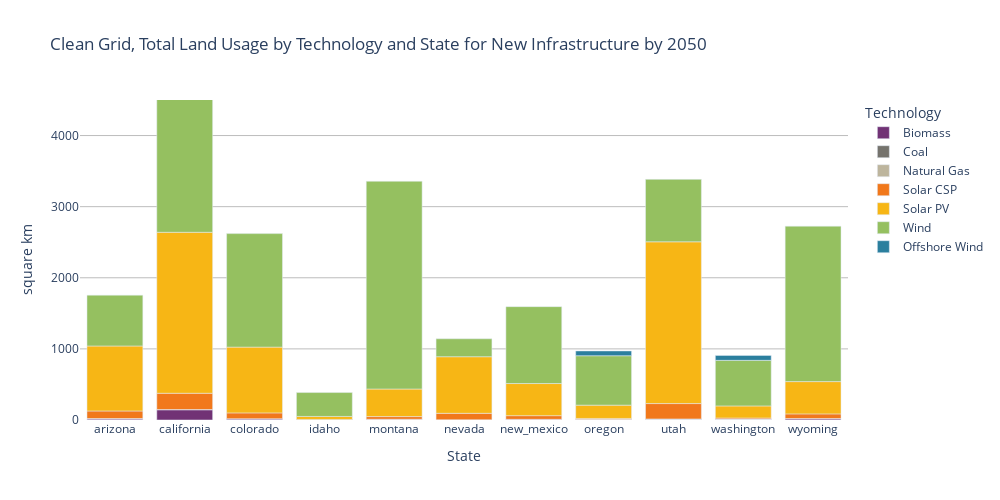

The cell this chart's notebook holds for it:
### Markdown cell above
#### Clean Grid

### Code cell
plot_state_bar_land(df=df, scenario='net_zero_ira_ccs_climate', year=year,
         output_file_name = f'clean_grid_{year}_state_tech_land_usage.png',
         title = f'Clean Grid, Total Land Usage by Technology and State for New Infrastructure by {year}')

### Figure 1 — Plotly figure (JSON) as saved in the notebook; plotly's stock layout.template omitted (floating-point values rounded to 4 significant figures)
{"data": [{"alignmentgroup": "True", "hovertemplate": "Technology=Biomass<br>State=%{x}<br>xcoord=%{y}<extra></extra>", "legendgroup": "Biomass", "marker": {"color": "#713275", "pattern": {"shape": ""}}, "name": "Biomass", "offsetgroup": "Biomass", "orientation": "v", "showlegend": true, "textposition": "auto", "type": "bar", "x": ["arizona", "california", "colorado", "idaho", "montana", "nevada", "new_mexico", "oregon", "utah", "washington", "wyoming"], "xaxis": "x", "y": [15, 144, 16, 6, 9, 2, 9, 8, 9, 11, 18], "yaxis": "y"}, {"alignmentgroup": "True", "hovertemplate": "Technology=Coal<br>State=%{x}<br>xcoord=%{y}<extra></extra>", "legendgroup": "Coal", "marker": {"color": "#75736d", "pattern": {"shape": ""}}, "name": "Coal", "offsetgroup": "Coal", "orientation": "v", "showlegend": true, "textposition": "auto", "type": "bar", "x": ["arizona", "colorado", "montana", "nevada", "utah", "washington", "wyoming"], "xaxis": "x", "y": [2, 1, 1, 1, 3, 1, 1], "yaxis": "y"}, {"alignmentgroup": "True", "hovertemplate": "Technology=Natural Gas<br>State=%{x}<br>xcoord=%{y}<extra></extra>", "legendgroup": "Natural Gas", "marker": {"color": "#bdb59d", "pattern": {"shape": ""}}, "name": "Natural Gas", "offsetgroup": "Natural Gas", "orientation": "v", "showlegend": true, "textposition": "auto", "type": "bar", "x": ["arizona", "california", "colorado", "montana", "nevada", "new_mexico", "oregon", "utah", "washington", "wyoming"], "xaxis": "x", "y": [4, 3, 1, 1, 1, 1, 1, 3, 1, 1], "yaxis": "y"}, {"alignmentgroup": "True", "hovertemplate": "Technology=Solar CSP<br>State=%{x}<br>xcoord=%{y}<extra></extra>", "legendgroup": "Solar CSP", "marker": {"color": "#f1781b", "pattern": {"shape": ""}}, "name": "Solar CSP", "offsetgroup": "Solar CSP", "orientation": "v", "showlegend": true, "textposition": "auto", "type": "bar", "x": ["arizona", "california", "colorado", "idaho", "montana", "nevada", "new_mexico", "oregon", "utah", "washington", "wyoming"], "xaxis": "x", "y": [106, 229, 82, 2, 37, 90, 51, 13, 216, 15, 66], "yaxis": "y"}, {"alignmentgroup": "True", "hovertemplate": "Technology=Solar PV<br>State=%{x}<br>xcoord=%{y}<extra></extra>", "legendgroup": "Solar PV", "marker": {"color": "#F7B615", "pattern": {"shape": ""}}, "name": "Solar PV", "offsetgroup": "Solar PV", "orientation": "v", "showlegend": true, "textposition": "auto", "type": "bar", "x": ["arizona", "california", "colorado", "idaho", "montana", "nevada", "new_mexico", "oregon", "utah", "washington", "wyoming"], "xaxis": "x", "y": [914, 2264, 925, 42, 388, 796, 452, 187, 2275, 170, 454], "yaxis": "y"}, {"alignmentgroup": "True", "hovertemplate": "Technology=Wind<br>State=%{x}<br>xcoord=%{y}<extra></extra>", "legendgroup": "Wind", "marker": {"color": "#95C060", "pattern": {"shape": ""}}, "name": "Wind", "offsetgroup": "Wind", "orientation": "v", "showlegend": true, "textposition": "auto", "type": "bar", "x": ["arizona", "california", "colorado", "idaho", "montana", "nevada", "new_mexico", "oregon", "utah", "washington", "wyoming"], "xaxis": "x", "y": [715, 3066, 1596, 336, 2921, 252, 1081, 695, 878, 641, 2186], "yaxis": "y"}, {"alignmentgroup": "True", "hovertemplate": "Technology=Offshore Wind<br>State=%{x}<br>xcoord=%{y}<extra></extra>", "legendgroup": "Offshore Wind", "marker": {"color": "#2B7F9E", "pattern": {"shape": ""}}, "name": "Offshore Wind", "offsetgroup": "Offshore Wind", "orientation": "v", "showlegend": true, "textposition": "auto", "type": "bar", "x": ["california", "oregon", "washington"], "xaxis": "x", "y": [451, 67, 69], "yaxis": "y"}], "layout": {"barmode": "relative", "height": 500, "legend": {"title": {"text": "Technology"}, "tracegroupgap": 0}, "paper_bgcolor": "white", "plot_bgcolor": "white", "title": {"text": "Clean Grid, Total Land Usage by Technology and State for New Infrastructure by 2050"}, "uniformtext": {"minsize": 18, "mode": "hide"}, "width": 1000, "xaxis": {"anchor": "y", "autorange": true, "categoryorder": "category ascending", "domain": [0, 1], "range": [-0.5, 10.5], "title": {"text": "State"}, "type": "category"}, "yaxis": {"anchor": "x", "domain": [0, 1], "gridcolor": "#bdbdbd", "range": [0, 4500], "showgrid": true, "title": {"text": "square km"}, "type": "linear"}}}
